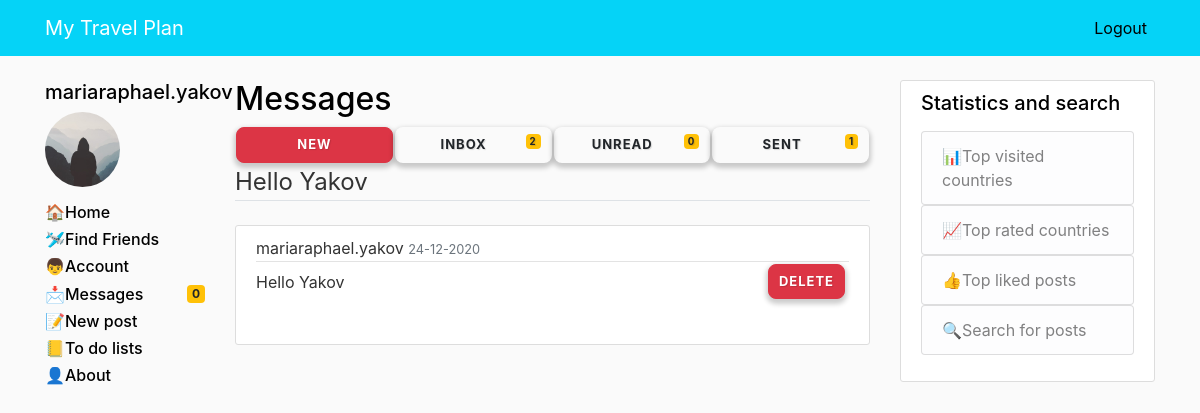
The page /message/2 (signed in) on the database its author committed.
### mytravelplan/models.py (models this page shows, shortened)
class User(db.Model, UserMixin):
    id = db.Column(db.Integer, primary_key=True)
    username = db.Column(db.String(20), unique=True, nullable=False)
    email = db.Column(db.String(120), unique=True, nullable=False)
    image_file = db.Column(db.String(20), nullable=False, default='default.jpg')
    password = db.Column(db.String(60), nullable=False)
    first_name = db.Column(db.String(20), nullable=False)
    last_name = db.Column(db.String(20), nullable=False)
    date_of_birth = db.Column(db.DateTime, nullable=True)
    messageReceived = db.relationship('Message', backref='receiverUser', lazy=True)
    comments = db.relationship('Comment', backref='author', lazy=True)
    admin_permissions = db.Column(db.Integer, default=0)
    posts = db.relationship('Post', backref='author', lazy=True)
    to_do_list = db.relationship('Todolist', backref='author', lazy=True)
    amount_of_posts = db.Column(db.Integer, default=0)
    level_of_user = db.Column(db.String(100), default='New')
    verified = db.Column(db.Boolean, default=False)

class Message(db.Model):
    id = db.Column(db.Integer, primary_key=True)
    subject = db.Column(db.String(100), nullable=False)
    date_posted = db.Column(db.DateTime, nullable=False, default=datetime.utcnow)
    content = db.Column(db.Text, nullable=False)
    owner = db.Column(db.String, nullable=False)
    receiver = db.Column(db.String, db.ForeignKey('user.username'),
                         nullable=False)  # Foreign Key to make a relationship with the user by 'user_id' fieldset
    readed = db.Column(db.Boolean, default=False)
    deletedByOwner = db.Column(db.Boolean, default=False)
    deletedByReceiver = db.Column(db.Boolean, default=False)

### mytravelplan/messages/routes.py (the view)
@messages.route("/message/<int:message_id>", methods=['GET', 'POST'])
@login_required
def message(message_id):
    message = Message.query.get_or_404(message_id)
    msg_counters = messages_counters()
    if current_user.username == message.receiver:
        message.readed = True
        db.session.commit()
        return render_template('message.html', message=message, msg_counters=msg_counters)
    if current_user.username == message.owner:
        return render_template('message.html', message=message, msg_counters=msg_counters)
    else:
        abort(403)

### mytravelplan/messages/routes.py (called while the page is built)
@login_required
def messages_counters():
    msg_counters = []
    inboxMessagesCounter = Message.query.filter_by(receiver=current_user.username, deletedByReceiver=False).count()
    msg_counters.append(inboxMessagesCounter)
    unreadMessagesCounter = Message.query.filter_by(receiver=current_user.username, readed=False,
                                                    deletedByReceiver=False).count()
    msg_counters.append(unreadMessagesCounter)
    sentMessagesCounter = Message.query.filter_by(owner=current_user.username, deletedByOwner=False).count()
    msg_counters.append(sentMessagesCounter)
    return msg_counters

### mytravelplan/models.py (called while the page is built)
@login_manager.user_loader
def load_user(user_id):
    return User.query.get(int(user_id))

### mytravelplan/templates/message.html (shortened to what this page needs)
{% extends "base.html" %}
{% block content %}
        <h2>Messages</h2>
      <table style="width:100%">
  <tr>
    <td width="100">
        <a href="{{ url_for('messages.new_message', receiver='Name of receiver here..') }}" class="btn btn-danger btn-md btn-block" role="button">New</a></td>
    <td width="100">
         <a href="{{ url_for('messages.inbox') }}" class="btn btn-md btn-block" ><span class="badge badge-warning pull-right">{{ msg_counters[0] }}</span>Inbox&nbsp; </a>
    </td>
    <td width="100">
        <a href="{{ url_for('messages.unread_messages') }}" class="btn btn-md btn-block"><span class="badge badge-warning pull-right">{{ msg_counters[1] }}</span>Unread&nbsp; </a>
    </td>
     <td width="100">
        <a href="{{ url_for('messages.sent_messages') }}" class="btn btn-md btn-block"><span class="badge badge-warning pull-right">{{ msg_counters[2] }}</span>Sent&nbsp; </a>
    </td>
</table>
    <legend class="border-bottom mb-4">{{ message.subject }}</legend>
    <article class="media content-section">
      <div class="media-body">
        <div class="article-metadata">
          {{ message.owner }}
          <small class="text-muted">{{ message.date_posted.strftime('%d-%m-%Y') }}</small>
            {% if message.owner == current_user.username or message.receiver == current_user.username or current_user.admin_permissions == 1 %}
            <div>
                <button type="button" class="btn btn-danger btn-sm m-1 pull-right" data-toggle="modal" data-target="#deleteModal">Delete</button>
            </div>
            {% endif %}
        </div>
        <p class="article-content">{{ message.content }}</p>
          <br>
      </div>
    </article>
{% endblock %}

### mytravelplan/templates/base.html (shortened to what this page needs)
<!DOCTYPE html>
<html lang="en">
<head>
    <link rel="stylesheet" href="https://stackpath.bootstrapcdn.com/bootstrap/4.3.1/css/bootstrap.min.css">
    <link href="https://maxcdn.bootstrapcdn.com/font-awesome/4.7.0/css/font-awesome.min.css" rel="stylesheet">
    <link rel="stylesheet" href="https://maxcdn.bootstrapcdn.com/bootstrap/4.1.3/css/bootstrap.min.css" />
<link rel="stylesheet" href="http://bootstraptema.ru/plugins/2015/kw-count/kwcount.css" />
    <link rel="stylesheet" type="text/css" href="{{ url_for('static', filename='main.css') }}">
</head>
<body>
    <header class="site-header">
      <nav class="navbar navbar-expand-md navbar-dark bg-steel fixed-top">
        <div class="container">
          <a class="navbar-brand mr-4" href="/">My Travel Plan</a>
          <div class="collapse navbar-collapse" id="navbarToggle">
            <div class="navbar-nav">
                {% if current_user.is_authenticated %}
                <a class="nav-item nav-link" href="{{ url_for('users.logout') }}">Logout</a>
                {% else %}
              <a class="nav-item nav-link" href="{{ url_for('users.login') }}">Login</a>
              <a class="nav-item nav-link" href="{{ url_for('users.register') }}">Register</a>
                {% endif %}
            </div>
          </div>
        </div>
      </nav>
    </header>
        <main role="main" class="container">
      <div class="row">
            <div class="col-md-2">
                 {% if current_user.is_authenticated %}
                 <h5>{{ current_user.username }}</h5>
                    <div class="media">
                        <img class="rounded-circle account-img" style="width: 75px;height: 75px;" src="{{ url_for('static', filename='profile_pics/' + current_user.image_file)}}">
                    </div>
                {% endif %}
                <h6><a  href="{{ url_for('main.home') }}" style="color:#000000">&#127968;Home</a></h6>
                <h6><a  href="{{ url_for('main.find_friends') }}" style="color:#000000">&#128745;Find Friends</a></h6>
                {% if current_user.is_authenticated %}
                <h6><a  href="{{ url_for('users.account', username=current_user.username) }}" style="color:#000000">&#128102;Account</a></h6>
                <h6><a  href="{{ url_for('messages.inbox') }}" style="color:#000000">&#128233;<span class="badge badge-warning pull-right">{{ msg_counters[1] }}</span>Messages</a></h6>
                <h6><a  href="{{ url_for('posts.new_post', username=current_user.username) }}" style="color:#000000">&#128221;New post</a></h6>
                <h6><a  href="{{ url_for('todolists.to_do_lists', post_id=0, to_do_list_id=0) }}" style="color:#000000">&#128210;To do lists</a></h6>
                {% endif %}
                <h6><a  href="{{ url_for('main.about') }}" style="color:#000000">&#128100;About</a></h6>
        </div>
        <div class="col-md-7">
          {% block content %}{% endblock %}
        </div>
        <div class="col-md-3">
          <div class="content-section">
              <h5>Statistics and search</h5>
            <p class='text-muted'>
              <ul class="list-group">
              <a href="{{ url_for('main.most_visited_countries') }}"><li class="list-group-item list-group-item-light">&#128202;Top visited countries</li></a>
              <a href="{{ url_for('main.most_rated_countries') }}"><li class="list-group-item list-group-item-light">&#128200;Top rated countries</li></a>
              <a href="{{ url_for('main.most_liked_posts') }}"><li class="list-group-item list-group-item-light">&#128077;Top liked posts</li></a>
              <a href="{{ url_for('main.search') }}"><li  class="list-group-item list-group-item-light">&#128269;Search for posts</li></a>
              </ul>
            </p>
          </div>
        </div>
      </div>
    </main>
</body>
</html>

### mytravelplan/static/main.css (style rules this page uses)
body { background: #fafafa; color: #333333; margin-top: 5rem; }
h1, h2, h3, h4, h5, h6 { color: black; }
.bg-steel { background-color:#05d3f7; }
.site-header .navbar-nav .nav-link { color: black; }
.content-section { background: #ffffff; padding: 10px 20px; border: 1px solid #dddddd; border-radius: 3px; margin-bottom: 20px; }
.article-content { white-space: pre-line; }
.article-metadata { padding-bottom: 1px; margin-bottom: 4px; border-bottom: 1px solid #e3e3e3 }
.account-img { height: 125px; width: 125px; margin-right: 20px; margin-bottom: 16px; }
.btn { border-radius: 8px; font-size: 13px; font-weight: bold; letter-spacing: 1px; padding: 7px 10px; text-shadow: 1px 1px 1px rgba(0, 0, 0, 0.14); text-transform: uppercase; box-shadow: 0 3px 5px 2px rgba(0, 0, 0, 0.2); }

### rows shown on the page
User: username "mariaraphael.yakov", image_file (placeholder picture)
Message: subject "Hello Yakov", owner "mariaraphael.yakov", date_posted "24-12-2020", content "Hello Yakov"

### other values the page prints
{{ msg_counters[1] }} "0"
{{ msg_counters[0] }} "2"
{{ msg_counters[2] }} "1"
